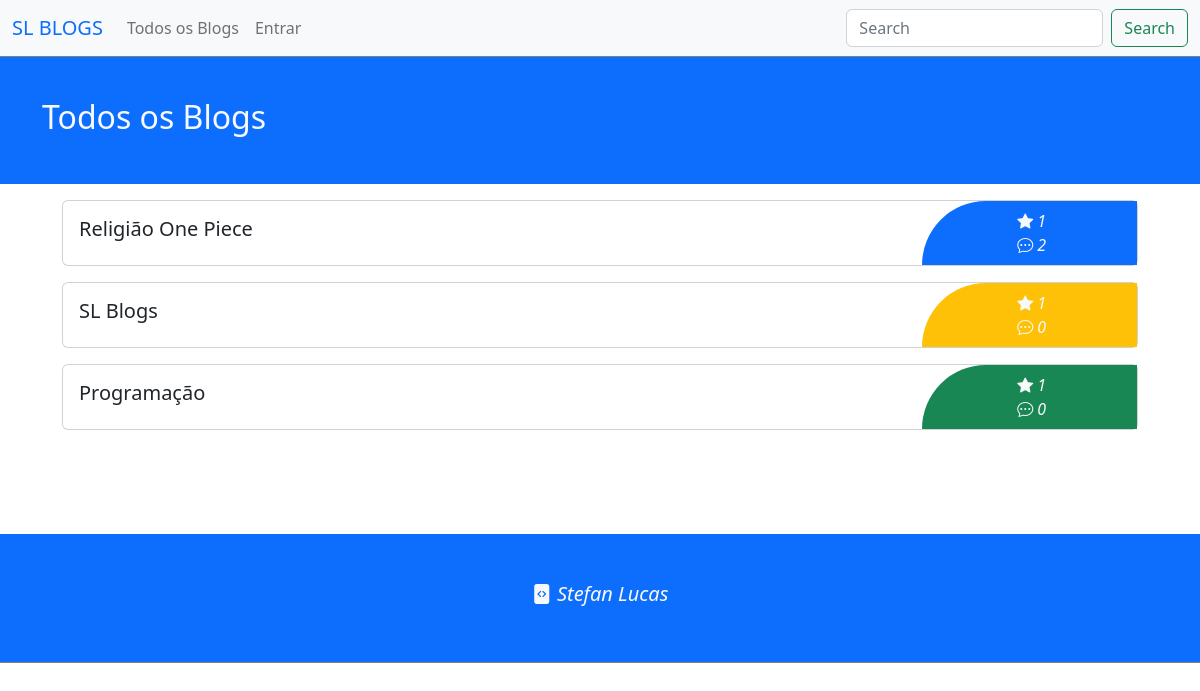
Screenshot of /TodosBlogs with the database file from the repository.
### appblogs/models.py (models this page shows, shortened)
class Blog(models.Model):
    UID = models.CharField("Código UID do Blog", max_length=150, null =True, blank = True)
    nome = models.CharField("Nome do Blog", max_length=150)
    descricao = models.TextField("Descrição do blog", max_length=1500, null=True, blank=True)
    dono = models.ForeignKey(User, on_delete=models.CASCADE)
    tema = models.CharField("Tema do BLOG", max_length=50, null=True, blank=True)
    posts = models.ManyToManyField("Post",related_name="lista_posts", blank=True)
    def GetQtdLikes(self):
        cont = 0
        for p in self.posts.all():
            cont += p.GetQtdLikes()
        return cont
    def GetQtdComents(self):
        cont = 0
        for p in self.posts.all():
            cont += p.GetQtdComents()
        return cont

class Post(models.Model):
    UID = models.CharField("Código UID do POST", max_length=150, null=True, blank=True)
    titulo = models.CharField("Titulo do POST", max_length=150)
    tema = models.CharField("Tema do POST", max_length=50, null=True, blank=True)
    resumo = models.TextField("Resumo do post", max_length=2000, null=True, blank=True)
    publicado = models.BooleanField("Está publicado?", default=False)
    blog = models.ForeignKey(Blog,on_delete=models.CASCADE, related_name="Blog_relacionado", null=True, blank=True)
    conteudo = models.TextField("Conteudo do post [ HTML ]", max_length=50000, null = True, blank = True)
    def GetQtdLikes(self):
        return len(list(Like.objects.filter(post = self)))
    def GetComentarios(self):
        saida = []
        lista = list(Comentario.objects.filter(post=self))
        for c in lista:
            if not c.e_resposta:
                saida.append(c)
        return saida
    def GetQtdComents(self):
        return len(self.GetComentarios())

class Comentario(models.Model):
    post = models.ForeignKey(Post, related_name="Post_coment", on_delete=models.CASCADE)
    usuario = models.ForeignKey(User, related_name="Usuario_coment", on_delete=models.CASCADE)
    conteudo = models.TextField("Conteúdo do comentario", max_length=500)
    e_resposta = models.BooleanField("É uma resposta", default=False)

### appblogs/views.py (the view)
# urls.py: path('TodosBlogs',TodosBlogs, name = "TodosBlogs"),
def TodosBlogs(request):
    return render(request, 'todosBlogs.html', {
        "blogs": Blog.objects.all()
    })

### appblogs/templates/todosBlogs.html (shortened to what this page needs)
{% extends 'base.html' %}
{% block page %}
    <div class="container-fluid bg bg-primary">
        <div class="container">
            <h3 class="fs-2 py-5 text-light">Todos os Blogs</h3>
        </div>
    </div>
    <div class="container">
        <div class="container d-flex align-items-center justify-content-between flex-wrap">
            {% for b in blogs %}
                <a href="{% url 'Blog' b.UID %}" class="card text-dark text-decoration-none m-2" style="width: 100%;">
                    <div class="card-body">
                        <h5 class="card-title">{{ b.nome }}</h5>
                        <span class="d-flex flex-column align-items-center justify-content-center bg bg-{{b.tema}}">
                            <div class="d-flex w-100 align-items-center justify-content-center text-light"><i class="bi bi-star-fill mx-1"></i><p>Total de curtidas: </p> <i> {{b.GetQtdLikes}}</i></div>
                            <div class="d-flex w-100 align-items-center justify-content-center text-light"><i class="bi bi-chat-dots mx-1"></i><p>Total de comentários: </p> <i> {{b.GetQtdComents}}</i></div>
                        </span>
                    </div>
                </a>
            {% endfor %}
        </div>
    </div>
    <br>
    <br>
    <br>
    <br>
{% endblock %}

### appblogs/templates/todosBlogs.html (style rules this page uses)
.card { transition: .5s !important; position: relative !important; }
.card span { display: block; content: ''; position: absolute; top:0px; right: 0px; width: 20%; height: 100%; border-radius: 100px 0px 0px 0px; transition: .8s; }

### appblogs/templates/base.html (style rules this page uses)
* { padding: 0; margin: 0; }

### rows the page displays
Blog: nome "Religião One Piece", GetQtdLikes "1", GetQtdComents "2"
Blog: nome "SL Blogs", GetQtdLikes "1", GetQtdComents "0"
Blog: nome "Programação", GetQtdLikes "1", GetQtdComents "0"
